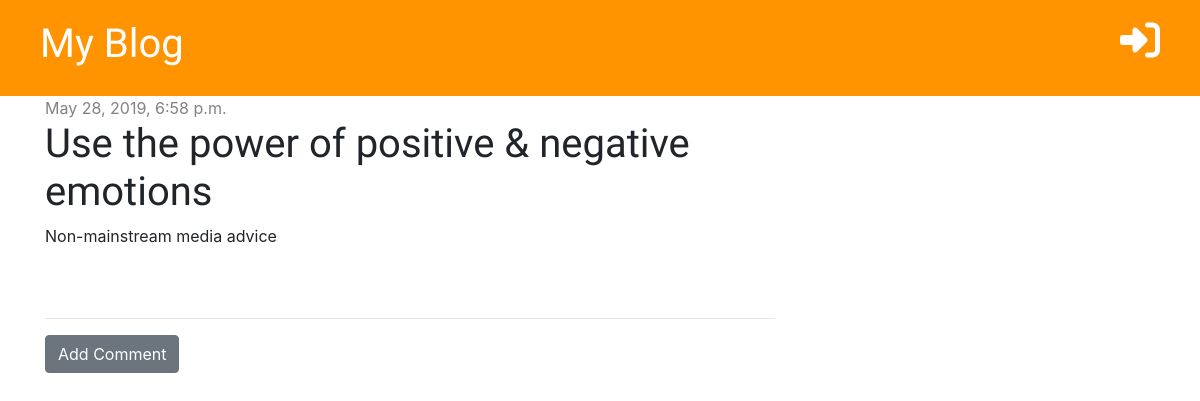
Screenshot of /post/3/ with the database file from the repository.
### blog/models.py (models this page shows, shortened)
class Post(models.Model):
    author = models.ForeignKey('auth.User', on_delete= models.CASCADE)
    title = models.CharField(max_length=200)
    text = models.TextField()
    created_date = models.DateTimeField(default=timezone.now)
    published_date = models.DateTimeField(blank=True, null=True)

### blog/views.py (the view)
# urls.py: path('post/<int:pk>/', views.post_detail, name='post_detail'),
def post_detail(request, pk):
    posts = get_object_or_404(Post, pk=pk)
    stuff_for_frontend = {'posts': posts }
    return render(request, 'blog/post_detail.html', stuff_for_frontend)

### blog/templates/blog/post_detail.html (shortened to what this page needs)
{% extends 'blog/base.html' %}
{% block content %}
    <div class="post">
        {% if posts.published_date %}
            <div class="date">
                {{ posts.published_date }}
            </div>
        {% else %}
            <a href="{% url 'post_publish' pk=posts.pk %}" class="btn btn-primary">Publish</a>
        {% endif %}
        <h1>{{ posts.title }}</h1>
        <p>{{ posts.text|linebreaksbr }}</p>
    </div>
   <hr>
    <a href="{% url 'add_comment_to_post' pk=posts.pk %}" class="btn btn-secondary">Add Comment</a>
{% endblock %}

### blog/static/blog/style.css (style rules this page uses)
h1, h2, h3, h4 { font-family: 'Tangerine', 'Inconsolata', 'Droid Sans', serif; font-size: 48px; }
.date { color: #828282; }
.post { margin-bottom: 70px; }

### rows the page displays
Post: published_date "May 28, 2019, 6:58 p.m.", title "Use the power of positive & negative emotions", text "Non-mainstream media advice"
